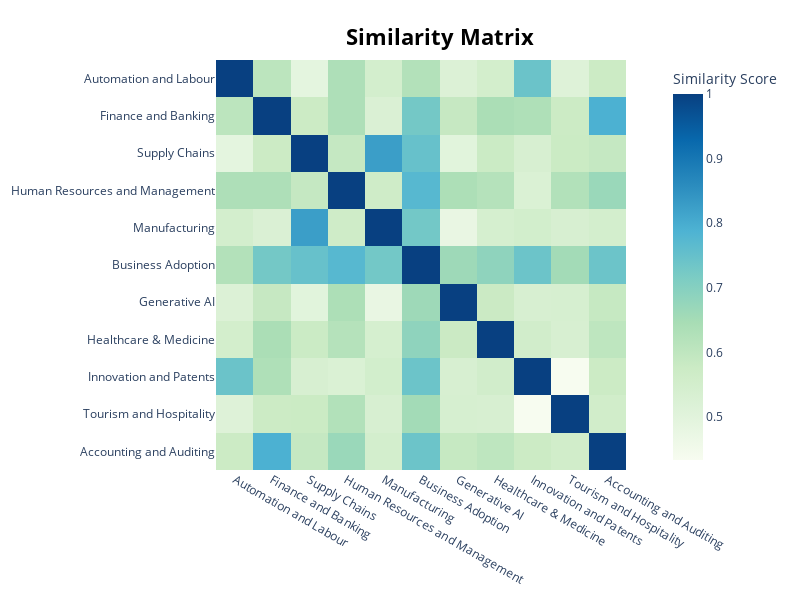

Notebook cell for this chart:
### Code cell
fig = topic_model.visualize_heatmap(topics = [0, 1, 2, 3, 4, 5, 6, 7, 8, 9, 10], custom_labels = True, width = 800, height = 600)
fig.show()
fig.write_image("images/combined_similarity_matrix.pdf")

### Figure 1 — Plotly figure (JSON) as saved in the notebook; plotly's stock layout.template omitted (floating-point values rounded to 4 significant figures)
{"data": [{"coloraxis": "coloraxis", "hovertemplate": "x: %{x}<br>y: %{y}<br>Similarity Score: %{z}<extra></extra>", "name": "0", "type": "heatmap", "x": ["Automation and Labour", "Finance and Banking", "Supply Chains", "Human Resources and Management", "Manufacturing", "Business Adoption", "Generative AI", "Healthcare & Medicine", "Innovation and Patents", "Tourism and Hospitality", "Accounting and Auditing"], "xaxis": "x", "y": ["Automation and Labour", "Finance and Banking", "Supply Chains", "Human Resources and Management", "Manufacturing", "Business Adoption", "Generative AI", "Healthcare & Medicine", "Innovation and Patents", "Tourism and Hospitality", "Accounting and Auditing"], "yaxis": "y", "z": [[1.0, 0.6061, 0.4912, 0.6345, 0.5488, 0.6237, 0.5201, 0.5511, 0.7426, 0.5127, 0.5752], [0.6061, 1.0, 0.5743, 0.6337, 0.5267, 0.7276, 0.5879, 0.6399, 0.6326, 0.5754, 0.7919], [0.4912, 0.5743, 1.0, 0.5885, 0.8254, 0.7488, 0.4998, 0.5771, 0.5368, 0.5774, 0.589], [0.6345, 0.6337, 0.5885, 1.0, 0.5651, 0.7733, 0.6354, 0.6194, 0.5257, 0.6256, 0.6674], [0.5488, 0.5267, 0.8254, 0.5651, 1.0, 0.7294, 0.4778, 0.5433, 0.5523, 0.5367, 0.5509], [0.6237, 0.7276, 0.7488, 0.7733, 0.7294, 1.0, 0.6611, 0.6856, 0.7399, 0.6532, 0.7397], [0.5201, 0.5879, 0.4998, 0.6354, 0.4778, 0.6611, 1.0, 0.5777, 0.5378, 0.5399, 0.5863], [0.5511, 0.6399, 0.5771, 0.6194, 0.5433, 0.6856, 0.5777, 1.0, 0.5573, 0.5356, 0.6018], [0.7426, 0.6326, 0.5368, 0.5257, 0.5523, 0.7399, 0.5378, 0.5573, 1.0, 0.4335, 0.5751], [0.5127, 0.5754, 0.5774, 0.6256, 0.5367, 0.6532, 0.5399, 0.5356, 0.4335, 1.0, 0.5575], [0.5752, 0.7919, 0.589, 0.6674, 0.5509, 0.7397, 0.5863, 0.6018, 0.5751, 0.5575, 1.0]]}], "layout": {"coloraxis": {"colorbar": {"title": {"text": "Similarity Score"}}, "colorscale": [[0, "rgb(247,252,240)"], [0.125, "rgb(224,243,219)"], [0.25, "rgb(204,235,197)"], [0.375, "rgb(168,221,181)"], [0.5, "rgb(123,204,196)"], [0.625, "rgb(78,179,211)"], [0.75, "rgb(43,140,190)"], [0.875, "rgb(8,104,172)"], [1, "rgb(8,64,129)"]]}, "height": 600, "hoverlabel": {"bgcolor": "white", "font": {"family": "Rockwell", "size": 16}}, "legend": {"title": {"text": "Trend"}}, "margin": {"t": 60}, "showlegend": true, "title": {"font": {"color": "Black", "size": 22}, "text": "<b>Similarity Matrix</b>", "x": 0.55, "xanchor": "center", "y": 0.95, "yanchor": "top"}, "width": 800, "xaxis": {"anchor": "y", "constrain": "domain", "domain": [0, 1], "scaleanchor": "y"}, "yaxis": {"anchor": "x", "autorange": "reversed", "constrain": "domain", "domain": [0, 1]}}}
